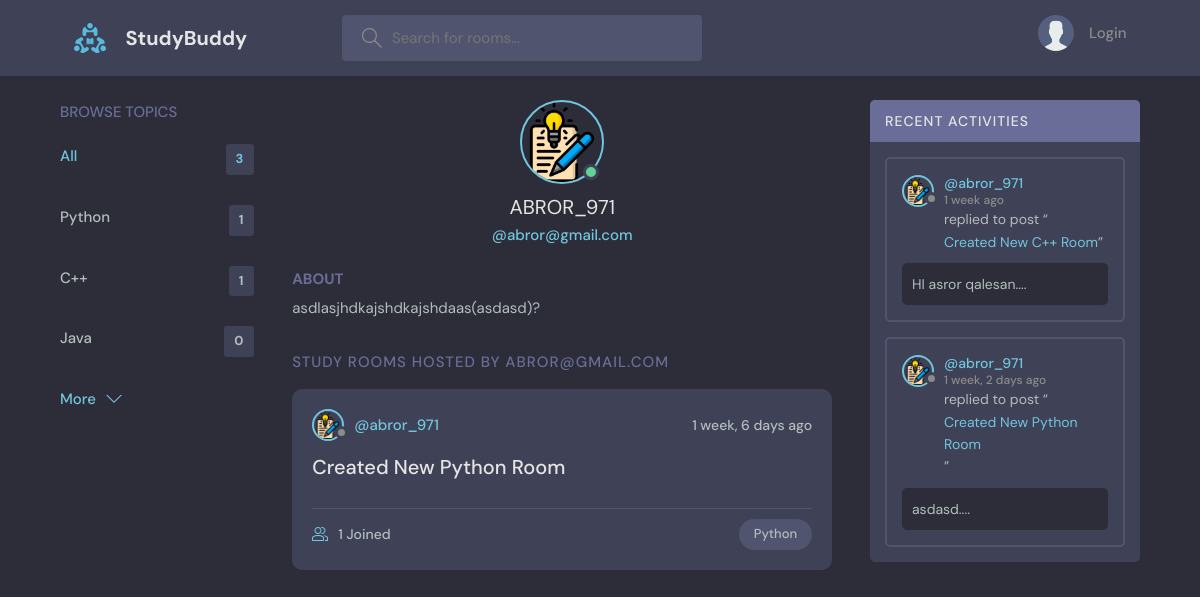
Screenshot of /user-profile/1 with the database file from the repository.
### base/models.py (models this page shows, shortened)
class Topic(models.Model):
  name = models.CharField(max_length=200, default=None)
  class Meta:
    db_table = "Topic"

class User(AbstractUser):
  name = models.CharField(max_length=200, null=True)
  email = models.EmailField(unique=True, null=True)
  bio = models.TextField(null=True)
  avatar = models.ImageField(null=True, default="avatar.svg")
  USERNAME_FIELD = 'email'
  REQUIRED_FIELDS = []

class Room(models.Model):
  host = models.ForeignKey(User, on_delete=models.CASCADE, default=None)
  topic = models.ForeignKey(Topic, on_delete=models.CASCADE, default=None)
  name = models.CharField(max_length=200, default=None)
  participants = models.ManyToManyField(User, related_name='participants', blank=True)
  description = models.TextField(default=None)
  updated = models.DateTimeField(auto_now=True)
  created = models.DateTimeField(auto_now_add=True)
  class Meta:
    db_table = "Room"
    ordering = ["-created", "-updated"]

class Message(models.Model):
  user = models.ForeignKey(User, on_delete=models.CASCADE, default=None)
  room = models.ForeignKey(Room, on_delete=models.CASCADE, default=None)
  body = models.TextField(default=None)
  updated = models.DateTimeField(auto_now=True)
  created = models.DateTimeField(auto_now_add=True)
  class Meta:
    db_table = "Message"
    ordering = ["-created", "-updated"]

### base/views.py (the view)
# urls.py: path('user-profile/<str:pk>', views.userProfile, name='user-profile'),
def userProfile(request, pk):
  user = User.objects.get(id=pk)
  rooms = user.room_set.all()
  room_messages = user.message_set.all()
  topics = Topic.objects.all()
  context = {'user': user,
             'rooms': rooms,
             'room_messages': room_messages,
             'topics': topics}
  return render(request, 'profile.html', context)

### templates/profile.html (shortened to what this page needs)
{% extends 'main.html' %}
{% block content %}
  <main class="profile-page layout layout--3">
    <div class="container">
      {% include 'topics_component.html' %}
      <div class="roomList">
        <div class="profile">
          <div class="profile__avatar">
            <div class="avatar avatar--large active">
              <img src="/static/images/{{ user.avatar.url }}" />
            </div>
          </div>
          <div class="profile__info">
            <h3 style="text-transform: uppercase">{{ user.username }}</h3>
            <p>@{{ user.email }}</p>
          </div>
          <div class="profile__about">
            <h3>About</h3>
            <p>
              {{ user.bio }}?
            </p>
          </div>
        </div>
        <div class="roomList__header">
          <div>
            <h2>Study Rooms Hosted by {{ user }}
            </h2>
          </div>
        </div>
        {% include 'feed_component.html' %}
      </div>
      {% include 'activity_component.html' %}
    </div>
  </main>
{% endblock content %}

### templates/topics_component.html
<div class="topics">
  <div class="topics__header">
    <h2>Browse Topics</h2>
  </div>
  <ul class="topics__list">
    <li>
      <a href="{% url 'home' %}" class="active">All <span>{{ topics.count }}</span></a>
    </li>
    {% for topic in topics %}
      <li>
        <a href="{% url 'home' %}?q={{ topic.name }}">{{ topic.name }}<span>{{ topic.room_set.all.count }}</span></a>
      </li>
    {% endfor %}
  </ul>
  <a class="btn btn--link" href="{% url 'topics' %}">
    More
    <svg version="1.1" xmlns="http://www.w3.org/2000/svg" width="32" height="32" viewBox="0 0 32 32">
      <title>chevron-down</title>
      <path d="M16 21l-13-13h-3l16 16 16-16h-3l-13 13z"></path>
    </svg>
  </a>
</div>

### templates/feed_component.html (shortened to what this page needs)
{% for room in rooms %}
  <div class="roomListRoom">
    <div class="roomListRoom__header">
      <a href="{% url 'user-profile' room.host.id %}" class="roomListRoom__author">
        <div class="avatar avatar--small">
          <img src="/static/images/{{ room.host.avatar.url }}"/>
        </div>
        <span>@{{ room.host.username }}</span>
      </a>
      <div class="roomListRoom__actions">
        <span>{{ room.created | timesince }} ago</span>
      </div>
    </div>
    <div class="roomListRoom__content">
      <a href="{% url 'room' room.id %}">{{ room.name }}</a>
    </div>
    <div class="roomListRoom__meta">
      <a href="{% url 'room' room.id %}" class="roomListRoom__joined">
        {{ room.participants.all.count }} Joined
      </a>
      <p class="roomListRoom__topic">{{ room.topic.name }}</p>
    </div>
  </div>
{% endfor %}

### templates/activity_component.html (shortened to what this page needs)
<div class="activities">
  <div class="activities__header">
    <h2>Recent Activities</h2>
  </div>
  {% for message in room_messages %}
  <div class="activities__box">
    <div class="activities__boxHeader roomListRoom__header">
      <a href="{% url 'user-profile' message.user.id %}" class="roomListRoom__author">
        <div class="avatar avatar--small">
          <img src="/static/images/{{ message.user.avatar.url }}"/>
        </div>
        <p>
          @{{ message.user.username }}
          <span>{{ message.created| timesince}} ago</span>
        </p>
      </a>
    </div>
    <div class="activities__boxContent">
      <p>replied to post “<a href="{% url 'room' message.room.id %}">{{ message.room.name }}</a>”</p>
      <div class="activities__boxRoomContent">
        {{ message.body}}....
      </div>
    </div>
  </div>
  {% endfor %}
</div>

### rows the page displays
Topic: name "Python", room_set.all.count "1"
Topic: name "C++", room_set.all.count "1"
Topic: name "Java", room_set.all.count "0"
User: avatar (picture), username "ABROR_971", email "abror@gmail.com", bio "asdlasjhdkajshdkajshdaas(asdasd)", email "ABROR@GMAIL.COM"
Room: host.avatar (picture), host.username "abror_971", created "1 week, 6 days", name "Created New Python Room", participants.all.count "1", topic.name "Python"
Message: user.avatar (picture), user.username "abror_971", created "1 week", room.name "Created New C++ Room", body "HI asror qalesan"
Message: user.avatar (picture), user.username "abror_971", created "1 week, 2 days", room.name "Created New Python Room", body "asdasd"

### other values shown
{{ topics.count }} "3"
